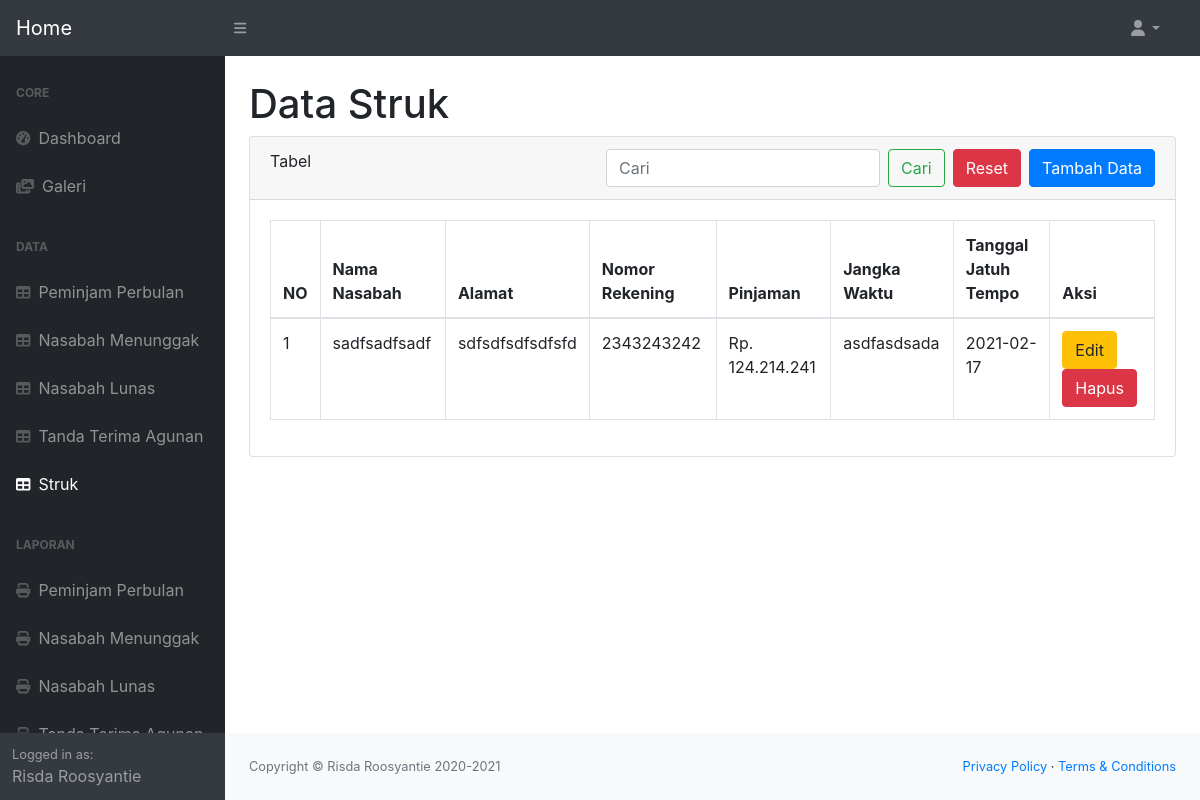
Screenshot of /data-struk.php (signed in) with the database file from the repository.
### tables this page shows
CREATE TABLE `struk` (
  `id` int(11) NOT NULL,
  `nama` varchar(255) NOT NULL,
  `alamat` text NOT NULL,
  `norekening` varchar(255) NOT NULL,
  `pinjaman` varchar(255) NOT NULL,
  `jangkawaktu` varchar(255) NOT NULL,
  `tgljatuhtempo` date NOT NULL
);

### data-struk.php (the view, shortened to what this page needs)
<?php
include 'header.php';
require "include/function.php";
$sql = mysqli_query($link, "SELECT * FROM struk ORDER BY id DESC");
?>
<main>
    <div class="container-fluid">
        <h1 class="mt-4">Data Struk</h1>
        <div class="card mb-4">
            <div class="card-header">Tabel
                <form class="form-inline my-2 my-lg-0 float-right" method="post">
                    <input class="form-control mr-sm-2" type="search" name="caristruk" placeholder="Cari">
                    <button class="btn btn-outline-success mr-sm-2" type="submit" name="searchstruk">Cari</button>
                    <a href="data-struk.php" class="btn btn-danger mr-sm-2">Reset</a>
                    <a href="tambah-data-struk.php" class="btn btn-primary float-right">Tambah Data</a>
                </form>
            </div>
            <div class="card-body">
                <table class="table table-bordered">
                    <thead>
                        <tr>
                            <th>NO</th>
                            <th>Nama Nasabah</th>
                            <th>Alamat</th>
                            <th>Nomor Rekening</th>
                            <th>Pinjaman</th>
                            <th>Jangka Waktu</th>
                            <th>Tanggal Jatuh Tempo</th>
                            <th>Aksi</th>
                        </tr>
                    </thead>
                    <tbody>
                        <?php $no = 1; ?>
                        <?php foreach ($sql as $row) : ?>
                            <tr>
                                <td><?= $no++; ?></td>
                                <td><?= $row['nama']; ?></td>
                                <td><?= substr($row['alamat'], 0, 20); ?></td>
                                <td><?= $row['norekening']; ?></td>
                                <td>Rp. <?= number_format($row['pinjaman'], 0, ',', '.'); ?></td>
                                <td><?= $row['jangkawaktu']; ?></td>
                                <td><?= $row['tgljatuhtempo']; ?></td>
                                <td>
                                    <a href="edit-data-struk.php?id=<?= $row['id']; ?>" class="btn btn-warning">Edit</a>
                                    <a href="hapus-data-struk.php?id=<?= $row['id']; ?>" class="btn btn-danger" onclick="return confirm('Yakin ingin menghapus?')">Hapus</a>
                                </td>
                            </tr>
                            <?php $no++; ?>
                        <?php endforeach; ?>
                    </tbody>
                </table>
            </div>
        </div>
    </div>
</main>
<?php
include 'footer.php';
?>

### rows the page displays
struk: nama "sadfsadfsadf", alamat "sdfsdfsdfsdfsfd", norekening "2343243242", pinjaman "124.214.241", jangkawaktu "asdfasdsada", tgljatuhtempo "2021-02-17"

### other values shown
$_SESSION['nama'] "Risda Roosyantie"
